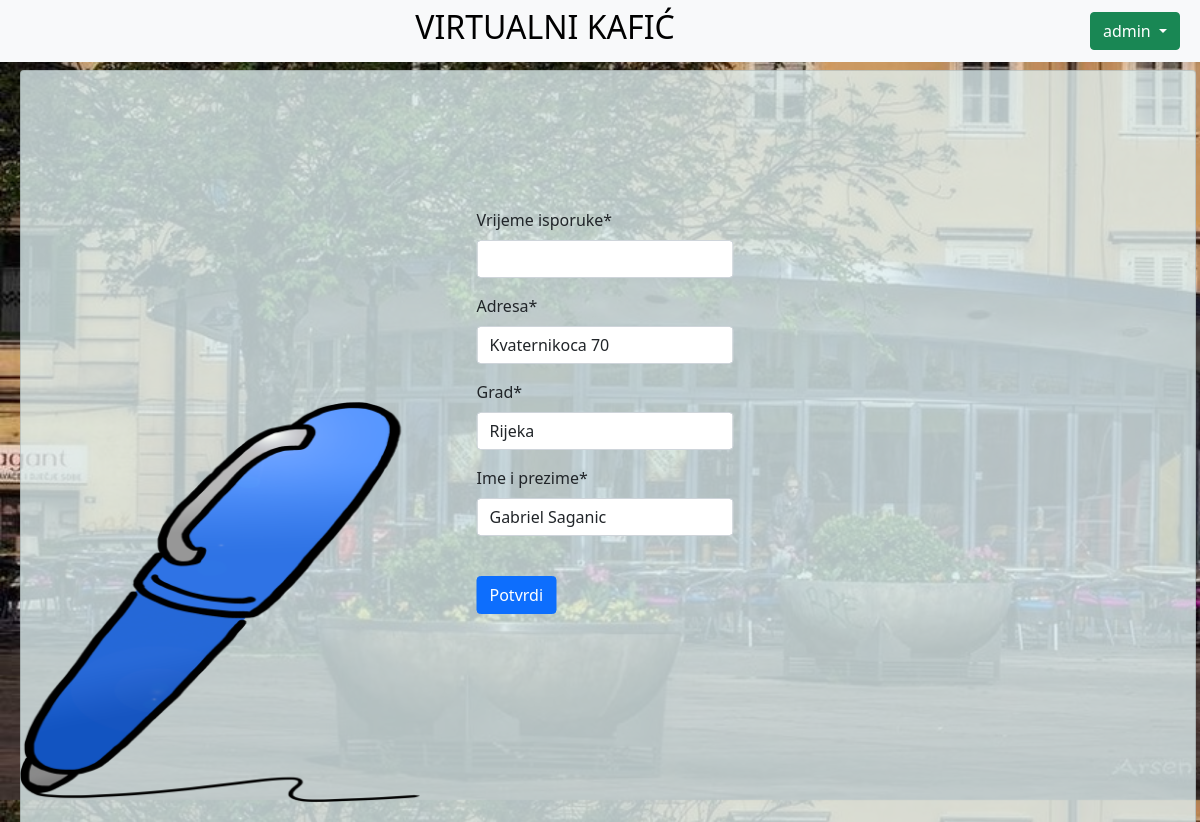
Page /narudzba (signed in) on the earlier database version.
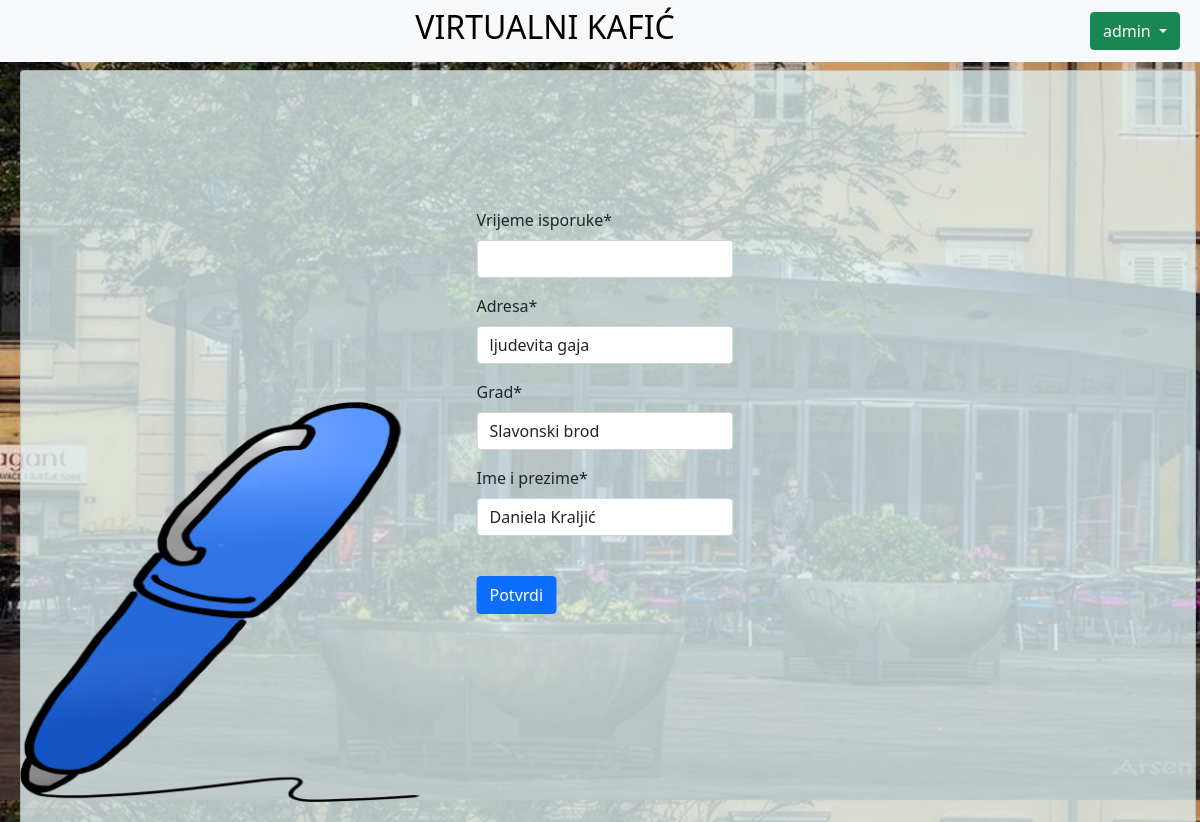
Same page on the later database version.
### accounts/models.py (models this page shows, shortened)
class Profil(models.Model):
    user = models.OneToOneField(
        get_user_model(),
        on_delete=models.CASCADE,
        primary_key=True,
    )
    adresa = models.CharField(blank=True, max_length=255, null=True)
    grad = models.CharField(blank=True, max_length=255, null=True)
    ime_i_prezime = models.CharField(blank=True, max_length=255, null=True)
    datum_rođenja = models.DateField(blank=True, null=True)

### Aparat/views.py (the view, shortened to what this page needs)
# urls.py: path("narudzba", views.DodajNarudzbu.as_view()),
class DodajNarudzbu(CreateView):
    model = Narudzba
    fields = "__all__"
    def get_initial(self): #povlaci one podatke grda  ime i to
        initial = {}
        if self.request.user.is_authenticated:
            if Profil.objects.filter(user=self.request.user).exists():
                profil = Profil.objects.get(user=self.request.user)
                initial = {
                    "adresa": profil.adresa,
                    "grad": profil.grad,
                    "ime_i_prezime": profil.ime_i_prezime,
                }
        return initial

### templates/Aparat/narudzba_form.html (shortened to what this page needs)
{% extends "_base.html" %}
{% load crispy_forms_tags %}
{% block cute_image %}/media/pen.png{% endblock %}
{% block content %}
<div id="center_div" >
    <form method="post">
        {{ form | crispy }}
        <input class = "btn btn-primary mt-4" type="submit" value="Potvrdi">
    </form>
</div>
{% endblock %}

Differences in the rows shown:
changed Profil: adresa "Kvaternikoca 70" → "ljudevita gaja"; grad "Rijeka" → "Slavonski brod"; ime_i_prezime "Gabriel Saganic" → "Daniela Kraljić"
